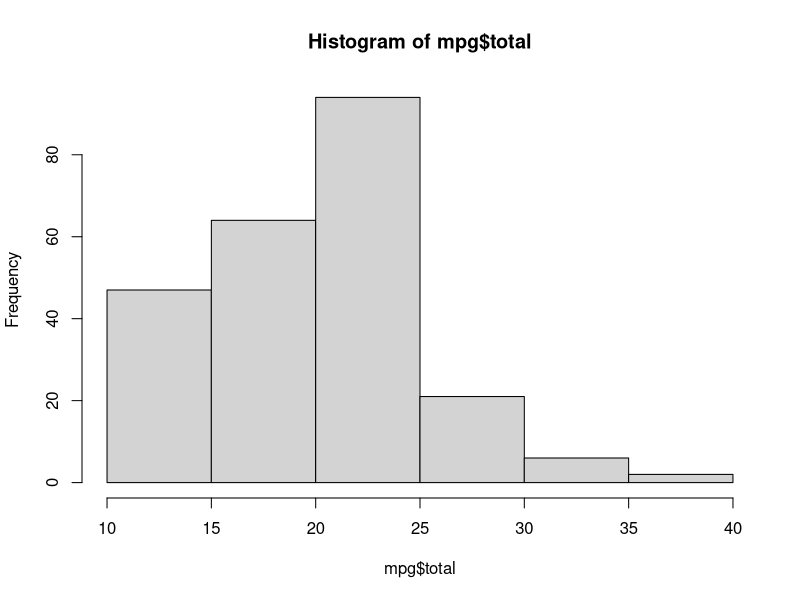
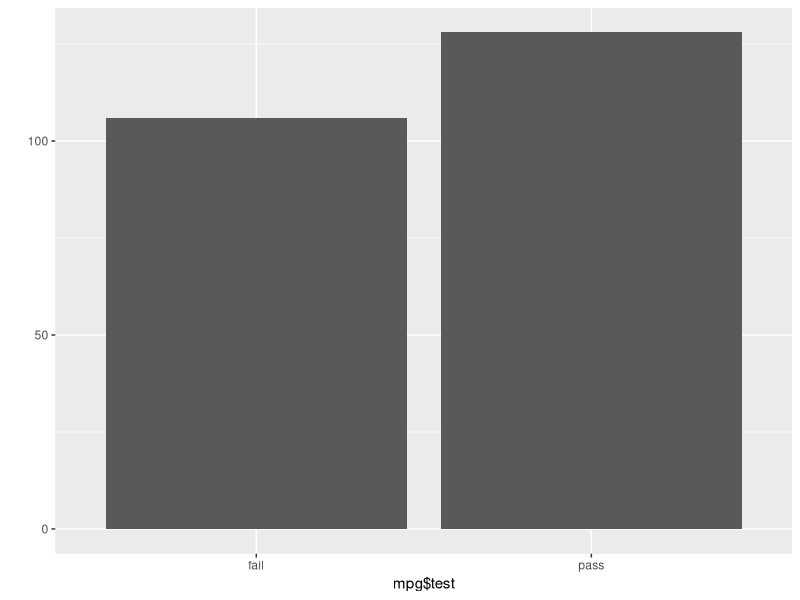
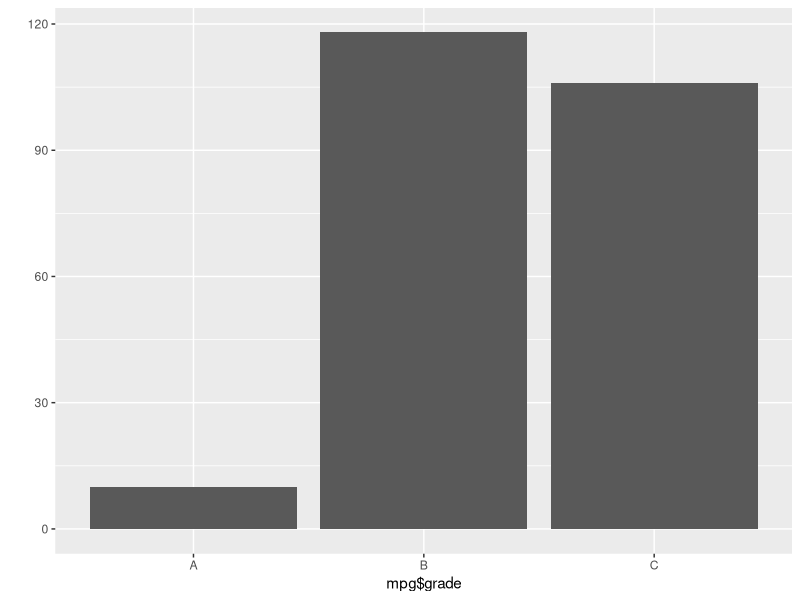

The R source for these figures, in order:
df_raw <- data.frame(var1 = c(1,2,1),
                     var2 = c(2,3,2))
df_raw
install.packages("ggplot2")
install.packages("dplyr")
library(ggplot2)
library(dplyr)
df_new <- df_raw #변수명 변경 
df_new <- rename(df_new, v2= var2) 
df_new

df_new$var_sum <- df_new$var1 + df_new$v2 # 파생 변수 추가
df_new
mpg
head(mpg)
mpg$total <- (mpg$cty + mpg$hwy)/2
head(mpg)

#조건문 활용 파생변수 만들기
summary(mpg$total)
hist(mpg$total)
ifelse(mpg$total >=20, "pass", "fail")
mpg$test <- ifelse(mpg$total >=20, "pass", "fail")
head(mpg, 20)
table(mpg$test)
library(ggplot2)
qplot(mpg$test)

mpg$grade <- ifelse(mpg$total >= 30, "A",
                    ifelse(mpg$total >= 20, "B", "C"))
head(mpg, 20)
qplot(mpg$grade)
